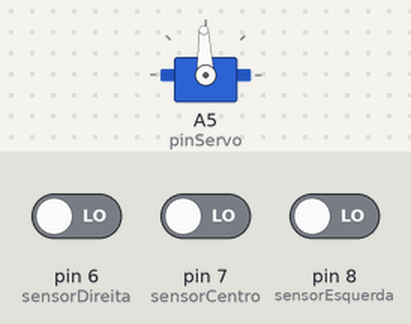
The sketch below on a simulated Arduino Uno, built with avr-gcc and run on an emulated ATmega328P. Parts: servo. Inputs (shaded band) come from the test bench; at power-on: pin 6 (sensorDireita) LOW, pin 7 (sensorCentro) LOW, pin 8 (sensorEsquerda) LOW. What the sketch prints to the serial monitor is not drawn.

Above: at 1.2 s.
1.3 s: pin 6 (sensorDireita) driven HIGH
At 4.1 s:
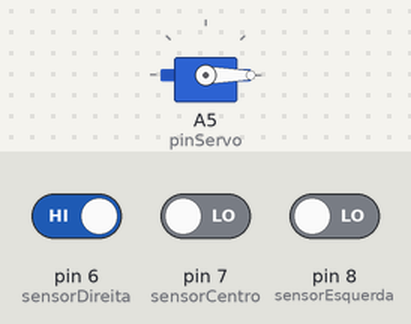
4.3 s: pin 7 (sensorCentro) driven HIGH
At 6.47 s:
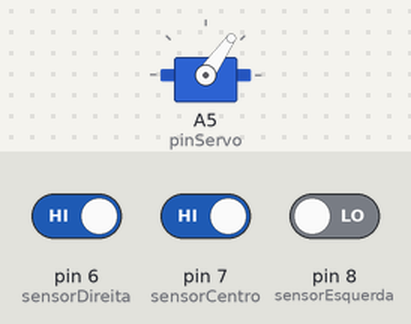
7.3 s: pin 7 (sensorCentro) driven LOW
At 9.47 s:
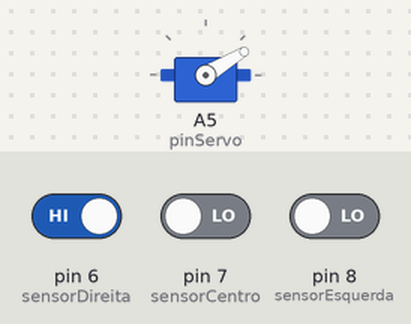
10.3 s: pin 8 (sensorEsquerda) driven HIGH
At 12.17 s:
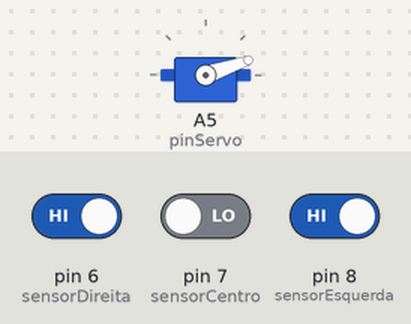
13.3 s: pin 6 (sensorDireita) driven LOW
At 16.2 s:
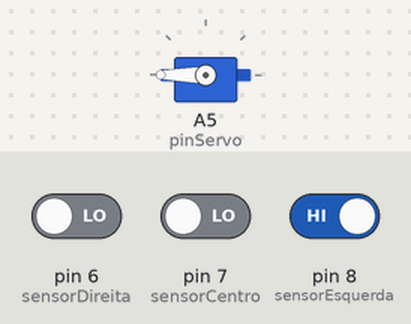
16.3 s: pin 6 (sensorDireita) driven HIGH
At 18.18 s:
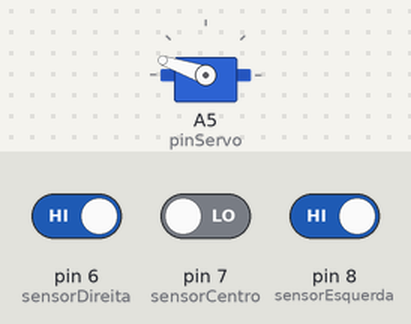
Timing chart, 0 to 20.3 s (numbered marks = the images above; inputs shaded):
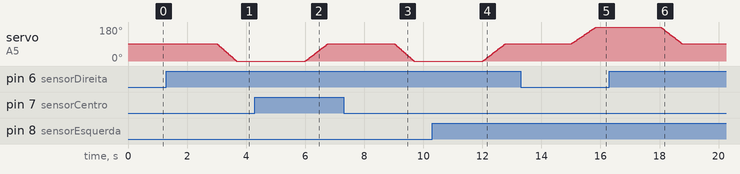

Measured:
- after the input at 1.3 s, servo on A5 (pinServo): moves from 92° to 0° over 0.66 s, starting after 1.7 s
- after the input at 4.3 s, servo on A5 (pinServo): moves from 0° to 92° over 0.76 s, starting after 1.7 s
- after the input at 7.3 s, servo on A5 (pinServo): moves from 92° to 0° over 0.66 s, starting after 1.7 s
- after the input at 10.3 s, servo on A5 (pinServo): moves from 0° to 92° over 0.76 s, starting after 1.7 s
- after the input at 13.3 s, servo on A5 (pinServo): moves from 92° to 180° over 0.81 s, starting after 1.7 s
- after the input at 16.3 s, servo on A5 (pinServo): moves from 180° to 92° over 0.72 s, starting after 1.7 s

The sketch:

camera_sensor_movimento.ino
```cpp
/*
 * Docente: Marilza Antunes de Lemos
 * Discente: Cesar Augusto Mendes Cordeiro da Silva
 * Aula 1 - Camera de seguranca com 3 sensores PIR
 * 13/03/2023
 */

//Importando a biblioteca do servo motor
#include <Servo.h>

//Definindo as portas dos sensores
#define sensorEsquerda 8
#define sensorCentro   7
#define sensorDireita  6

//Definindo a porta do motor
#define pinServo A5 //porta analogica

//[Da biblioteca]Cria um objeto do tipo Servo com o nome 'motor'
Servo motor;

//Angulos predefinidos e calibrados para o servo que estou usando
#define posESQUERDA 180 //180º
#define posCENTRO   92 //92º
#define posDIREITA  0 //0º

//Definindo os tempos para o movimento do servo
#define tempoMOV 1       //1ms entre cada angulo de movimento
#define tempoDETECT 3000 //3s entre cada leitura dos sensores

//Defini as variaveis de posição
int posAtual = posCENTRO; //posAtual inicializa com o valor da posCENTRO
int posMovimento;         //Variavel que será para passar o angulo para o servo

/*Definido as variaveis de tempo, uma vez que esse código utiliza a função millis()
  e não a função delay(). O principal motivo é que a função delay() trava o código
  enquanto a função millis é utilizada dentro de um if para comparar o tempo atual
  com um valor que representa o tempo salvo anteriormente. Depois de comparar e realizar
  a ação escolhida, o tempo anterior é atualizado para uma futura comparação. Tudo isso
  acontece sem travar o void loop, tal ação poderá ser executada de tempo em tempo sem que
  outras ações sejam atrasadas.

  Ex: Se o tempo para o delay escolhido for 3s, o void loop funcionará normalmente, sempre
  checando se a diferença entre o tempo atual (fornecido pela função millis) com o tempo
  salvo anteriomente é maior ou igual a 3s, apenas quando for maior entrará dentro do if.

  Documentação da função millis():
  https://reference.arduino.cc/reference/en/language/functions/time/millis/

  Este vídeo explica de forma visual e muito clara, porém está em inglês:
  https://youtu.be/BYKQ9rk0FEQ
  */
unsigned long tempoAnteriorMov; //tempo anterior movimento
unsigned long tempoAnterior;    //tempo anterior(para leitura dos sensores)

void setup() {
  //Define as portas dos sensores como ENTRADA
  pinMode(sensorEsquerda, INPUT);
  pinMode(sensorCentro,   INPUT);
  pinMode(sensorDireita,  INPUT);

  //[Da biblioteca]Associar o objeto 'Servo' ao pino digital pinServo
  motor.attach(pinServo);

  //Muda a posição do servo para posAtual
  motor.write(posAtual);

  //Define a posMovimento como a posAtual
  posMovimento = posAtual;

  //Inicia a comunicação serial para fazer debug no monitor
  Serial.begin(9600);
}

void loop() {

  //Escreve na Serial as leituras dos sensores
  Serial.print(digitalRead(sensorEsquerda));
  Serial.print(digitalRead(sensorCentro));
  Serial.print(digitalRead(sensorDireita));

  //Escreve na Serial a variavel posAtual
  Serial.print("\t");
  Serial.println(posAtual);

//LEITURA DOS SENSORES
  //Se a diferença do tempo atual [millis()] com o tempoAnterior for
  //maior que a diferença entre o tempo escolhido para o delay faça:
  if ((millis() - tempoAnterior) > tempoDETECT){

    //Se a leitura do sensorCentro detectar movimento
    if (digitalRead(sensorCentro)){

      //Se posAtual diferente da posCENTRO
      if (posAtual != posCENTRO){
        posAtual = posCENTRO;     //Atualize a posAtual para posCENTRO
        tempoAnterior = millis(); //Atualiza o tempo anterior para o tempo atual
      }//if (posAtual != posCENTRO)
    }//if (digitalRead(sensorCentro))

    else {
      //Se a leitura do sensorEsquerda e sensorDireita detectarem movimento
      if (digitalRead(sensorEsquerda) && digitalRead(sensorDireita)) {

        //Se posAtual diferente da posCENTRO
        if (posAtual != posCENTRO) {
          posAtual = posCENTRO;     //Atualize a posAtual para posCENTRO
          tempoAnterior = millis(); //Atualiza o tempo anterior para o tempo atual
        }//if (posAtual != posCENTRO)
      }//if (digitalRead(sensorEsquerda) && digitalRead(sensorDireita))

      else {

        //Se a leitura do sensorEsquerda detectar movimento
        if (digitalRead(sensorEsquerda)) {

          //Se posAtual diferente da posESQUERDA
          if (posAtual != posESQUERDA) {
            posAtual = posESQUERDA;   //Atualize a posAtual para posESQUERDA
            tempoAnterior = millis(); //Atualiza o tempo anterior para o tempo atual
          }//if (posAtual != posESQUERDA)
        }//if (digitalRead(sensorEsquerda))

        //Se a leitura do sensorDireita detectar movimento
        if (digitalRead(sensorDireita)) {

          //Se posAtual diferente da posDIREITA
          if (posAtual != posDIREITA) {
            posAtual = posDIREITA;    //Atualize a posAtual para posDIREITA
            tempoAnterior = millis(); //Atualiza o tempo anterior para o tempo atual
          }//if (posAtual != posDIREITA)
        }//if (digitalRead(sensorDireita))
      }//else
    }//else
  }//if ((millis() - tempoAnterior) > tempoDETECT)

//MOVIMENTAÇÃO
  //Se posMovimento menor que a posAtual
  if (posMovimento < posAtual) {

    /*Se a diferença do tempo atual [millis()] com o tempoAnteriorMov
      for maior que a diferença entre o tempo escolhido para o delay
      do movimento, faça:*/

    if ((millis() - tempoAnteriorMov) > tempoMOV) {
      /*(Além disso, essa parte do código atual com um 'for' pois é um
        if(condicional) dentro de um laço de repetição(void loop) com
        um iterador(posMovimento))

        Obj: fazer com que o movimento do servo seja mais suave*/

      posMovimento++;              //Iterador
      motor.write(posMovimento);   //Muda a posição do motor para posMovimento
      tempoAnteriorMov = millis(); //Atualiza o tempo anterior movimento para o tempo atual
    }//if ((millis() - tempoAnteriorMov) > tempoMOV)
  }//if (posMovimento < posAtual)

  //Se posMovimento menor que a posAtual
  if (posMovimento > posAtual) {

    /*Se a diferença do tempo atual [millis()] com o tempoAnteriorMov
      for maior que a diferença entre o tempo escolhido para o delay
      do movimento, faça:*/
    if ((millis() - tempoAnteriorMov) > tempoMOV) {

      //Mesmo da parte de cima, mas para o outro sentido
      posMovimento--;            //Iterador
      motor.write(posMovimento); //Muda a posição do motor para posMovimento
    }//if ((millis() - tempoAnteriorMov) > tempoMOV)
  }//if (posMovimento > posAtual)
}//void loop()
```
